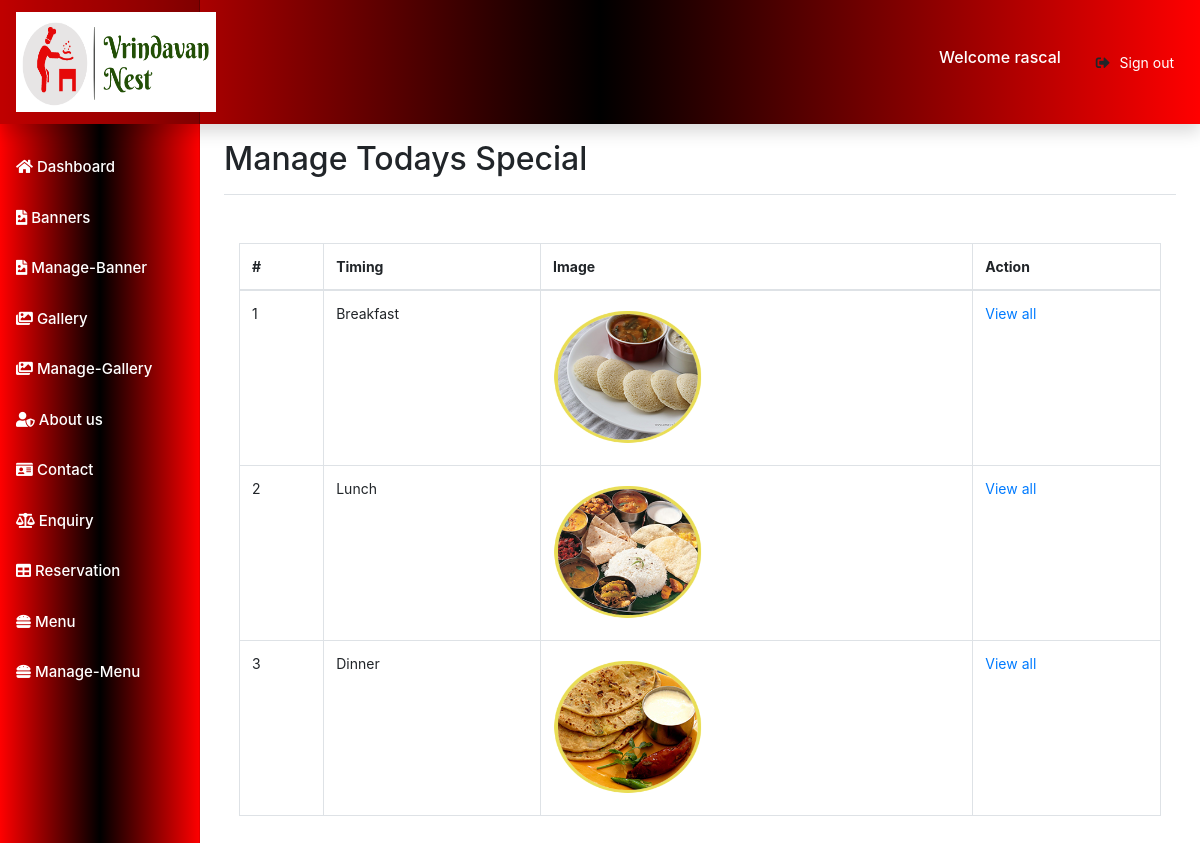
The app's page /admin/manage-todays-special.php (signed in) with its own data.
### admin/manage-todays-special.php (the view, shortened to what this page needs)
<?php
include('header.php');
?>
<main role="main" class="col-md-9 ml-sm-auto col-lg-10 px-md-4">
      <div class="d-flex justify-content-between flex-wrap flex-md-nowrap align-items-center pt-3 pb-2 mb-3 border-bottom">
        <h1 class="h2">Manage Todays Special</h1>
      </div>
<div class="container my-5 form">
<div class="table-responsive">
    <table class="table table-bordered">
      <thead>
        <tr>
		  <th>#</th>
		  <th>Timing</th>
          <th>Image</th>
		  <th>Action</th>
        </tr>
      </thead>
      <tbody>
		  <?php
	  $query="select * from `tdy-spl`";
	  $ret=mysqli_query($con,$query);
	  $cnt=1;
	  while ($row=mysqli_fetch_array($ret)) {
	  ?>
		<tr>
		<td><?php  echo $cnt;?></td>
		<td><?php echo $row['title'];?></td>
		<td><img src="<?php echo'uploads/today-special/'.$row["tdy_image"]?>" alt="No Image Found" width="150px" height="150px"></td>
		<td><a href="view-today-spl.php?editid=<?php echo $row['ID'];?>">View all</a>
		</td>
		<?php
		$cnt=$cnt+1;
		}
		?>
		</tr>
      </tbody>
    </table>
  </div>
</div>
</main>
<?php
include('footer.php');
?>

### admin/css/Dashboard.css (style rules this page uses)
body { font-size: .875rem!important; }

### records on screen
tdy-spl: title "Breakfast", tdy_image (picture)
tdy-spl: title "Lunch", tdy_image (picture)
tdy-spl: title "Dinner", tdy_image (picture)

### other values on screen
$_SESSION['admin_name'] "rascal"
